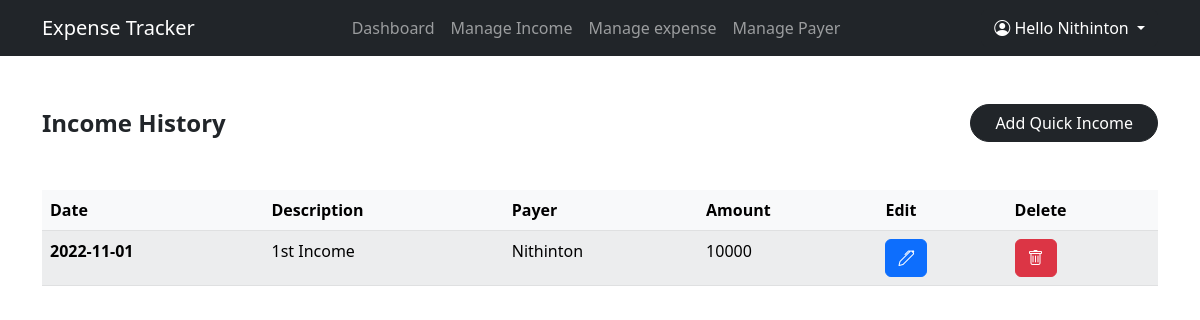
The app's page /manage/income (signed in) with its own data.
### app.py (models this page shows, shortened)
class  Income(db.Model):
    id = db.Column(db.Integer,primary_key=True)
    description = db.Column(db.String(50),nullable=True,default=None)
    payer = db.Column(db.String(50),nullable=False,unique=True)
    amount = db.Column(db.Integer,nullable=False)
    date = db.Column(db.String(10),nullable=True,default=None)
    user_id = db.Column(db.Integer, db.ForeignKey('user.id'))

### app.py (the view)
@app.route('/manage/income',methods = ["POST","GET"])
def income():
    if request.method =="POST":
            if request.form["submit"] == "quick_income":
                if request.form['amount']:
                    description = request.form['description']
                    date = request.form['date']
                    payer = request.form['payer']
                    amount = request.form['amount']
                    if session["email"]:
                        usr_id = User.query.filter_by(email=session['email']).first().id
                        income = Income(description=description,payer=payer,date=date,amount=amount,user_id=usr_id)
                        db.session.add(income)
                        db.session.commit()
                        flash("Income amount "+str(income.amount)+"₹ added successfully")
                    else:
                        flash("Income not added")
                else:
                    flash("Enter amount")
                    return redirect(url_for('income'))
            elif request.form['submit'] == "edit_income":
                if request.form['Eamount']:
                    description = request.form['Edescription']
                    category = request.form['Ecategory']
                    date = request.form['Edate']
                    payer = request.form['payer']
                    amount = request.form['Eamount']
                    income_id = request.form['Eid']
                    print(amount)
                    if session["email"]:
                        usr_id = User.query.filter_by(email=session['email']).first().id
                        Income.query.filter_by(id= income_id).first().descrption = description
                        Income.query.filter_by(id= income_id).first().category = category
                        Income.query.filter_by(id= income_id).first().date = date
                        Income.query.filter_by(id= income_id).first().payer = payer
                        Income.query.filter_by(id= income_id).first().amount = amount
                        db.session.commit()
                        flash("Income amount "+str(Income.query.filter_by(id= income_id).first().amount)+"₹ added successfully")
                    else:
                        flash("Income not added")
                else:
                    flash("Enter amount")
                    return redirect(url_for('income'))
            elif request.form['submit'] == "delete_income":
                if request.form['incomeId']:
                    incomeId = request.form['incomeId']
                    income = Income.query.filter_by(id= incomeId).first()
                    db.session.delete(income)
                    db.session.commit()
            return redirect(url_for('income'))
    else:
        incomes = User.query.filter_by(email=session['email']).first().income
        payers = User.query.filter_by(email=session['email']).first().payer
        user = User.query.filter_by(email=session['email']).first()
        data ={
            "incomes": incomes,
            "payers": payers,
            'user': user,
        }
        return render_template('income.html', data = data)

### templates/income.html (shortened to what this page needs)
{% extends 'base.html' %}
{% block body %}
    <section class="min-vh-100 mt-5">
        <div class="container">
            <div class="d-flex justify-content-between align-items-center">
                <div class="fs-4 fw-bold">Income History</div>
                <button class="btn btn-dark px-4 rounded-pill" data-bs-toggle="modal" data-bs-target="#IncomeModal" >Add Quick Income</button>
            </div>
            <table class="table table-striped table-light mt-5">
                <thead>
                  <tr>
                    <th scope="col">Date</th>
                    <th scope="col">Description</th>
                    <th scope="col">Payer</th>
                    <th scope="col">Amount</th>
                    <th scope="col">Edit</th>
                    <th scope="col">Delete</th>
                  </tr>
                </thead>
                <tbody>
                    {% for income in data['incomes'] %}
                    <tr>
                        <th>{{income.date}}</th>
                        <td>{{income.description}}</td>
                        <td>{{income.payer}}</td>
                        <td>{{income.amount}}</td>
                        <td><button class="btn btn-primary" data-bs-toggle="modal" data-bs-target="#ex{{income.id}}" ><i class="bi bi-pen"></i></button>
                        </td>
                        <td>
                            <form action="{{ url_for('income') }}" method="POST">
                                <button type="submit" value ="delete_income" name ="submit" class="btn btn-danger"><i class="bi bi-trash"></i></a>
                            </form>
                        </td>
                    </tr>
                    {% endfor %}
                </tbody>
              </table>
        </div>
    </section>
{% endblock %}

### records on screen
Income: date "2022-11-01", description "1st Income", payer "Nithinton", amount "10000"

### other values on screen
{{ session['fname'] }} "Nithinton"
